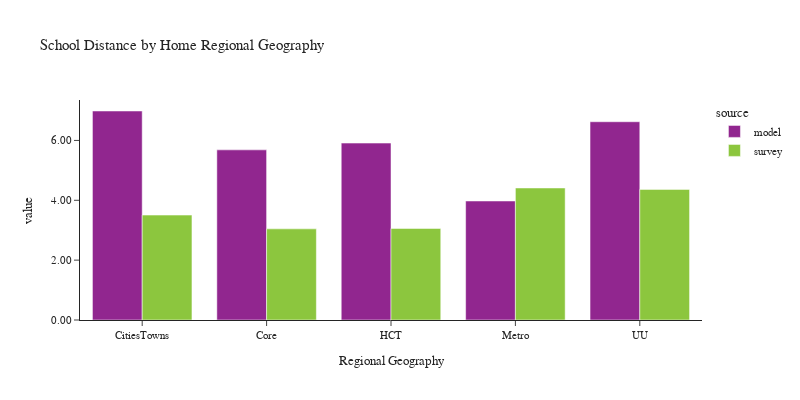

Notebook source saved alongside this figure:
### Code cell
plot_school_location(df_students, 'rg_proposed_home', 'Home Regional Geography', 'Regional Geography')

### Figure 1 — Plotly figure (JSON) as saved in the notebook; plotly's stock layout.template omitted (floating-point values rounded to 4 significant figures)
{"data": [{"alignmentgroup": "True", "customdata": [[97804], [224945], [222362], [261313], [45785]], "hovertemplate": "source=model<br>rg_proposed_home=%{x}<br>value=%{y}<br>sample count=%{customdata[0]}<extra></extra>", "legendgroup": "model", "marker": {"color": "#91268F", "pattern": {"shape": ""}}, "name": "model", "offsetgroup": "model", "orientation": "v", "showlegend": true, "textposition": "auto", "type": "bar", "x": ["CitiesTowns", "Core", "HCT", "Metro", "UU"], "xaxis": "x", "y": [6.983, 5.685, 5.912, 3.977, 6.625], "yaxis": "y"}, {"alignmentgroup": "True", "customdata": [[87], [173], [206], [247], [21]], "hovertemplate": "source=survey<br>rg_proposed_home=%{x}<br>value=%{y}<br>sample count=%{customdata[0]}<extra></extra>", "legendgroup": "survey", "marker": {"color": "#8CC63E", "pattern": {"shape": ""}}, "name": "survey", "offsetgroup": "survey", "orientation": "v", "showlegend": true, "textposition": "auto", "type": "bar", "x": ["CitiesTowns", "Core", "HCT", "Metro", "UU"], "xaxis": "x", "y": [3.506, 3.045, 3.059, 4.411, 4.365], "yaxis": "y"}], "layout": {"barmode": "group", "font": {"size": 11}, "height": 400, "legend": {"title": {"text": "source"}, "tracegroupgap": 0}, "title": {"text": "School Distance by Home Regional Geography"}, "width": 800, "xaxis": {"anchor": "y", "domain": [0.0, 1.0], "title": {"text": "Regional Geography"}}, "yaxis": {"anchor": "x", "domain": [0.0, 1.0], "tickformat": ".2f", "title": {"text": "value"}}}}
